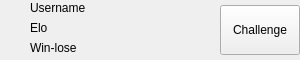
<?xml version="1.0" encoding="UTF-8"?>
<ui version="4.0">
 <class>OnlinePlayerItem</class>
 <widget class="QFrame" name="OnlinePlayerItem">
  <property name="geometry">
   <rect>
    <x>0</x>
    <y>0</y>
    <width>300</width>
    <height>60</height>
   </rect>
  </property>
  <property name="windowTitle">
   <string>Frame</string>
  </property>
  <widget class="QLabel" name="avatar">
   <property name="geometry">
    <rect>
     <x>0</x>
     <y>15</y>
     <width>30</width>
     <height>30</height>
    </rect>
   </property>
   <property name="styleSheet">
    <string notr="true"/>
   </property>
   <property name="text">
    <string/>
   </property>
   <property name="pixmap">
    <pixmap resource="Resource/user_icon.qrc">:/user-solid.svg</pixmap>
   </property>
   <property name="scaledContents">
    <bool>false</bool>
   </property>
   <property name="alignment">
    <set>Qt::AlignCenter</set>
   </property>
  </widget>
  <widget class="QLabel" name="username">
   <property name="geometry">
    <rect>
     <x>30</x>
     <y>0</y>
     <width>191</width>
     <height>16</height>
    </rect>
   </property>
   <property name="text">
    <string>Username</string>
   </property>
  </widget>
  <widget class="QLabel" name="elo">
   <property name="geometry">
    <rect>
     <x>30</x>
     <y>20</y>
     <width>191</width>
     <height>16</height>
    </rect>
   </property>
   <property name="text">
    <string>Elo</string>
   </property>
  </widget>
  <widget class="QPushButton" name="challenge">
   <property name="geometry">
    <rect>
     <x>220</x>
     <y>5</y>
     <width>80</width>
     <height>50</height>
    </rect>
   </property>
   <property name="text">
    <string>Challenge</string>
   </property>
  </widget>
  <widget class="QLabel" name="win_lose">
   <property name="geometry">
    <rect>
     <x>30</x>
     <y>40</y>
     <width>191</width>
     <height>16</height>
    </rect>
   </property>
   <property name="text">
    <string>Win-lose</string>
   </property>
  </widget>
 </widget>
 <resources>
  <include location="Resource/user_icon.qrc"/>
 </resources>
 <connections/>
</ui>
